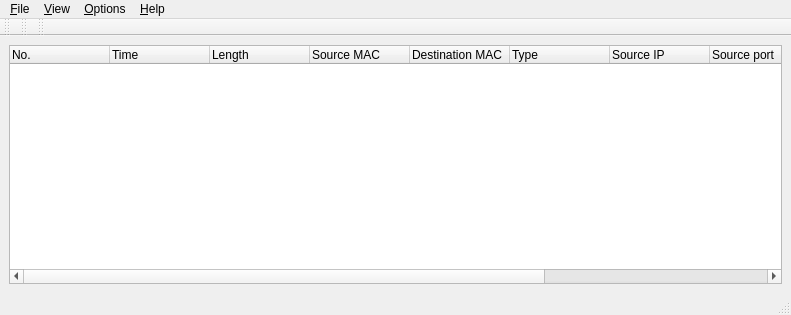
<?xml version="1.0" encoding="UTF-8"?>
<ui version="4.0">
 <class>PacketsMainWindowClass</class>
 <widget class="QMainWindow" name="PacketsMainWindowClass">
  <property name="geometry">
   <rect>
    <x>0</x>
    <y>0</y>
    <width>791</width>
    <height>315</height>
   </rect>
  </property>
  <property name="windowTitle">
   <string>Captured packets</string>
  </property>
  <property name="windowIcon">
   <iconset resource="images.qrc">
    <normaloff>:/images/16_packet.png</normaloff>:/images/16_packet.png</iconset>
  </property>
  <property name="toolButtonStyle">
   <enum>Qt::ToolButtonTextUnderIcon</enum>
  </property>
  <widget class="QWidget" name="centralwidget">
   <layout class="QGridLayout" name="gridLayout">
    <item row="0" column="0">
     <widget class="QTreeWidget" name="treeWidget">
      <property name="font">
       <font>
        <underline>false</underline>
        <stylestrategy>NoAntialias</stylestrategy>
       </font>
      </property>
      <property name="editTriggers">
       <set>QAbstractItemView::NoEditTriggers</set>
      </property>
      <property name="showDropIndicator" stdset="0">
       <bool>false</bool>
      </property>
      <property name="dragEnabled">
       <bool>false</bool>
      </property>
      <property name="dragDropOverwriteMode">
       <bool>false</bool>
      </property>
      <property name="dragDropMode">
       <enum>QAbstractItemView::NoDragDrop</enum>
      </property>
      <property name="alternatingRowColors">
       <bool>true</bool>
      </property>
      <property name="selectionMode">
       <enum>QAbstractItemView::SingleSelection</enum>
      </property>
      <property name="selectionBehavior">
       <enum>QAbstractItemView::SelectRows</enum>
      </property>
      <property name="rootIsDecorated">
       <bool>false</bool>
      </property>
      <column>
       <property name="text">
        <string>No.</string>
       </property>
       <property name="font">
        <font>
         <stylestrategy>PreferAntialias</stylestrategy>
        </font>
       </property>
      </column>
      <column>
       <property name="text">
        <string>Time</string>
       </property>
       <property name="font">
        <font>
         <stylestrategy>PreferAntialias</stylestrategy>
        </font>
       </property>
      </column>
      <column>
       <property name="text">
        <string>Length</string>
       </property>
       <property name="font">
        <font>
         <stylestrategy>PreferAntialias</stylestrategy>
        </font>
       </property>
      </column>
      <column>
       <property name="text">
        <string>Source MAC</string>
       </property>
       <property name="font">
        <font>
         <stylestrategy>PreferAntialias</stylestrategy>
        </font>
       </property>
      </column>
      <column>
       <property name="text">
        <string>Destination MAC</string>
       </property>
       <property name="font">
        <font>
         <stylestrategy>PreferAntialias</stylestrategy>
        </font>
       </property>
      </column>
      <column>
       <property name="text">
        <string>Type</string>
       </property>
       <property name="font">
        <font>
         <stylestrategy>PreferAntialias</stylestrategy>
        </font>
       </property>
      </column>
      <column>
       <property name="text">
        <string>Source IP</string>
       </property>
       <property name="font">
        <font>
         <stylestrategy>PreferAntialias</stylestrategy>
        </font>
       </property>
      </column>
      <column>
       <property name="text">
        <string>Source port</string>
       </property>
       <property name="font">
        <font>
         <stylestrategy>PreferAntialias</stylestrategy>
        </font>
       </property>
      </column>
      <column>
       <property name="text">
        <string>Destination IP</string>
       </property>
       <property name="font">
        <font>
         <stylestrategy>PreferAntialias</stylestrategy>
        </font>
       </property>
      </column>
      <column>
       <property name="text">
        <string>Destination port</string>
       </property>
       <property name="font">
        <font>
         <stylestrategy>PreferAntialias</stylestrategy>
        </font>
       </property>
      </column>
      <column>
       <property name="text">
        <string>Information</string>
       </property>
       <property name="font">
        <font>
         <stylestrategy>PreferAntialias</stylestrategy>
        </font>
       </property>
      </column>
     </widget>
    </item>
   </layout>
  </widget>
  <widget class="QMenuBar" name="menubar">
   <property name="geometry">
    <rect>
     <x>0</x>
     <y>0</y>
     <width>791</width>
     <height>22</height>
    </rect>
   </property>
   <widget class="QMenu" name="menuFile">
    <property name="title">
     <string>&amp;File</string>
    </property>
    <addaction name="actionExportData"/>
    <addaction name="separator"/>
    <addaction name="actionClose"/>
   </widget>
   <widget class="QMenu" name="menuHelp">
    <property name="title">
     <string>&amp;Help</string>
    </property>
    <addaction name="actionContents"/>
    <addaction name="separator"/>
    <addaction name="actionAbout"/>
   </widget>
   <widget class="QMenu" name="menuOptions">
    <property name="title">
     <string>&amp;Options</string>
    </property>
    <widget class="QMenu" name="menuToolbars">
     <property name="title">
      <string>&amp;Toolbars</string>
     </property>
     <widget class="QMenu" name="menuStyle">
      <property name="title">
       <string>&amp;Style</string>
      </property>
      <addaction name="actionIconOnly"/>
      <addaction name="actionTextOnly"/>
      <addaction name="actionTextBesideIcon"/>
      <addaction name="actionTextUnderIcon"/>
     </widget>
     <widget class="QMenu" name="menuSize">
      <property name="title">
       <string>Si&amp;ze</string>
      </property>
      <addaction name="action16"/>
      <addaction name="action24"/>
      <addaction name="action32"/>
     </widget>
     <addaction name="actionMovable"/>
     <addaction name="separator"/>
     <addaction name="menuStyle"/>
     <addaction name="separator"/>
     <addaction name="menuSize"/>
     <addaction name="separator"/>
     <addaction name="actionDefault"/>
    </widget>
    <addaction name="menuToolbars"/>
    <addaction name="actionStatusBar"/>
    <addaction name="separator"/>
    <addaction name="actionAlwaysOnTop"/>
   </widget>
   <widget class="QMenu" name="menuView">
    <property name="title">
     <string>&amp;View</string>
    </property>
    <addaction name="actionStart"/>
    <addaction name="actionStop"/>
    <addaction name="separator"/>
    <addaction name="actionClear"/>
    <addaction name="separator"/>
    <addaction name="actionAutoScrollToBottom"/>
   </widget>
   <addaction name="menuFile"/>
   <addaction name="menuView"/>
   <addaction name="menuOptions"/>
   <addaction name="menuHelp"/>
  </widget>
  <widget class="QStatusBar" name="statusbar"/>
  <widget class="QToolBar" name="toolBarFile">
   <property name="windowTitle">
    <string>&amp;File</string>
   </property>
   <property name="iconSize">
    <size>
     <width>16</width>
     <height>16</height>
    </size>
   </property>
   <property name="toolButtonStyle">
    <enum>Qt::ToolButtonTextUnderIcon</enum>
   </property>
   <attribute name="toolBarArea">
    <enum>TopToolBarArea</enum>
   </attribute>
   <attribute name="toolBarBreak">
    <bool>false</bool>
   </attribute>
  </widget>
  <widget class="QToolBar" name="toolBarView">
   <property name="windowTitle">
    <string>&amp;View</string>
   </property>
   <property name="iconSize">
    <size>
     <width>16</width>
     <height>16</height>
    </size>
   </property>
   <attribute name="toolBarArea">
    <enum>TopToolBarArea</enum>
   </attribute>
   <attribute name="toolBarBreak">
    <bool>false</bool>
   </attribute>
  </widget>
  <widget class="QToolBar" name="toolBarHelp">
   <property name="windowTitle">
    <string>&amp;Help</string>
   </property>
   <property name="iconSize">
    <size>
     <width>16</width>
     <height>16</height>
    </size>
   </property>
   <attribute name="toolBarArea">
    <enum>TopToolBarArea</enum>
   </attribute>
   <attribute name="toolBarBreak">
    <bool>false</bool>
   </attribute>
  </widget>
  <action name="actionClose">
   <property name="icon">
    <iconset resource="images.qrc">
     <normaloff>:/images/o_cancel.png</normaloff>:/images/o_cancel.png</iconset>
   </property>
   <property name="text">
    <string>&amp;Close</string>
   </property>
   <property name="shortcut">
    <string>Alt+X</string>
   </property>
  </action>
  <action name="actionContents">
   <property name="icon">
    <iconset resource="images.qrc">
     <normaloff>:/images/16_help.png</normaloff>:/images/16_help.png</iconset>
   </property>
   <property name="text">
    <string>&amp;Contents</string>
   </property>
   <property name="shortcut">
    <string>F1</string>
   </property>
  </action>
  <action name="actionAbout">
   <property name="icon">
    <iconset resource="images.qrc">
     <normaloff>:/images/16_about.png</normaloff>:/images/16_about.png</iconset>
   </property>
   <property name="text">
    <string>&amp;About</string>
   </property>
   <property name="shortcut">
    <string>Ctrl+F1</string>
   </property>
  </action>
  <action name="actionAutoScrollToBottom">
   <property name="checkable">
    <bool>true</bool>
   </property>
   <property name="checked">
    <bool>false</bool>
   </property>
   <property name="icon">
    <iconset resource="images.qrc">
     <normaloff>:/images/16_bottom.png</normaloff>:/images/16_bottom.png</iconset>
   </property>
   <property name="text">
    <string>&amp;Auto scroll to bottom</string>
   </property>
   <property name="shortcut">
    <string>Ctrl+B</string>
   </property>
  </action>
  <action name="actionStart">
   <property name="icon">
    <iconset resource="images.qrc">
     <normaloff>:/images/16_start_now.png</normaloff>:/images/16_start_now.png</iconset>
   </property>
   <property name="text">
    <string>&amp;Start</string>
   </property>
   <property name="shortcut">
    <string>Ctrl+S</string>
   </property>
  </action>
  <action name="actionStop">
   <property name="enabled">
    <bool>false</bool>
   </property>
   <property name="icon">
    <iconset resource="images.qrc">
     <normaloff>:/images/16_stop.png</normaloff>:/images/16_stop.png</iconset>
   </property>
   <property name="text">
    <string>S&amp;top</string>
   </property>
   <property name="shortcut">
    <string>Ctrl+T</string>
   </property>
  </action>
  <action name="actionToolbar">
   <property name="checkable">
    <bool>true</bool>
   </property>
   <property name="checked">
    <bool>true</bool>
   </property>
   <property name="text">
    <string>Toolbar</string>
   </property>
  </action>
  <action name="actionMovable">
   <property name="checkable">
    <bool>true</bool>
   </property>
   <property name="checked">
    <bool>true</bool>
   </property>
   <property name="text">
    <string>&amp;Movable</string>
   </property>
  </action>
  <action name="actionIconOnly">
   <property name="checkable">
    <bool>true</bool>
   </property>
   <property name="text">
    <string>&amp;Icon only</string>
   </property>
  </action>
  <action name="actionTextOnly">
   <property name="checkable">
    <bool>true</bool>
   </property>
   <property name="text">
    <string>&amp;Text only</string>
   </property>
  </action>
  <action name="actionTextBesideIcon">
   <property name="checkable">
    <bool>true</bool>
   </property>
   <property name="text">
    <string>Text &amp;beside icon</string>
   </property>
  </action>
  <action name="actionTextUnderIcon">
   <property name="checkable">
    <bool>true</bool>
   </property>
   <property name="checked">
    <bool>true</bool>
   </property>
   <property name="text">
    <string>Text &amp;under icon</string>
   </property>
  </action>
  <action name="actionStatusBar">
   <property name="checkable">
    <bool>true</bool>
   </property>
   <property name="checked">
    <bool>true</bool>
   </property>
   <property name="text">
    <string>Status &amp;bar</string>
   </property>
  </action>
  <action name="actionClear">
   <property name="icon">
    <iconset resource="images.qrc">
     <normaloff>:/images/16_clear.png</normaloff>:/images/16_clear.png</iconset>
   </property>
   <property name="text">
    <string>&amp;Clear</string>
   </property>
   <property name="shortcut">
    <string>Ctrl+C</string>
   </property>
  </action>
  <action name="actionAlwaysOnTop">
   <property name="checkable">
    <bool>true</bool>
   </property>
   <property name="text">
    <string>&amp;Always on top</string>
   </property>
   <property name="shortcut">
    <string>Ctrl+A</string>
   </property>
  </action>
  <action name="actionDefault">
   <property name="text">
    <string>&amp;Default</string>
   </property>
  </action>
  <action name="actionExportData">
   <property name="icon">
    <iconset resource="images.qrc">
     <normaloff>:/images/16_export.png</normaloff>:/images/16_export.png</iconset>
   </property>
   <property name="text">
    <string>&amp;Export data...</string>
   </property>
   <property name="shortcut">
    <string>Ctrl+E</string>
   </property>
  </action>
  <action name="action16">
   <property name="checkable">
    <bool>true</bool>
   </property>
   <property name="text">
    <string>&amp;16x16</string>
   </property>
  </action>
  <action name="action24">
   <property name="checkable">
    <bool>true</bool>
   </property>
   <property name="text">
    <string>&amp;24x24</string>
   </property>
  </action>
  <action name="action32">
   <property name="checkable">
    <bool>true</bool>
   </property>
   <property name="text">
    <string>&amp;32x32</string>
   </property>
  </action>
 </widget>
 <resources>
  <include location="images.qrc"/>
 </resources>
 <connections/>
</ui>
